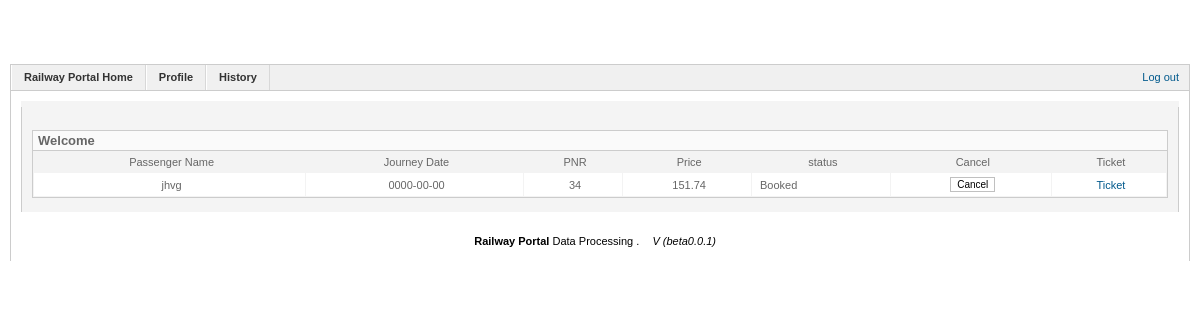
Screenshot of /history_b.php (signed in) with the database file from the repository.
### tables this page shows
CREATE TABLE IF NOT EXISTS `book_detail` (
  `sl` int(5) NOT NULL AUTO_INCREMENT,
  `train_num` varchar(10) NOT NULL,
  `dob` date NOT NULL,
  `doj` date NOT NULL,
  `doe` date NOT NULL,
  `pnr` varchar(20) NOT NULL,
  `username` varchar(20) NOT NULL,
  `passenger` varchar(20) NOT NULL,
  `age` varchar(2) NOT NULL,
  `gender` varchar(1) NOT NULL,
  `code` varchar(3) NOT NULL,
  `seat` varchar(3) NOT NULL,
  `price` varchar(6) NOT NULL,
  `to` varchar(20) NOT NULL,
  `from` varchar(20) NOT NULL,
  `status` varchar(1) NOT NULL,
  `class` varchar(10) NOT NULL,
  PRIMARY KEY (`sl`)
);

### history_b.php (the view, shortened to what this page needs)
<!DOCTYPE HTML PUBLIC "-//W3C//DTD XHTML 1.0 Transitional//EN" "http://www.w3.org/TR/xhtml1/DTD/xhtml1-transitional.dtd">
<html dir="ltr" xml:lang="en-gb" xmlns="http://www.w3.org/1999/xhtml" lang="en-gb"><head>
<link rel="stylesheet" href="css/system.css" type="text/css">
<link href="css/template.css" rel="stylesheet" type="text/css">
	<link rel="stylesheet" type="text/css" href="css/rounded.css">
</head><body id="minwidth-body">
	<div id="border-top" class="h_blue">
		<div>
			<div>
				<span class="logo"><a href="#">&nbsp;</a></span>
				<span class="title"><a href="http://localhost/dp/index.php">Railway Portal</a></span>
			</div>
		</div>
	</div>
	<div id="header-box">
		<div id="module-status">
			<span class="loggedin-users">&nbsp;</span><span class="backloggedin-users">&nbsp;</span><span class="no-unread-messages"><a href="#">&nbsp;</a></span><span class="viewsite"><a href="#" target="_blank">&nbsp;</a></span>
			<span class="logout"><a href="/at/logoff.php">Log out</a></span>		</div>
			<?php include("menu.php");
			$username = $_SESSION['username'];
			?>
	</div>
	<div id="content-box">
		<div class="border">
			<div class="padding">
				<div id="element-box">
					<div class="t">
						<div class="t">
							<div class="t"></div>
						</div>
					</div>
					<div class="m">
					<div class="adminform">
						<div class="cpanel-right" style = "width:100%">
<div id="panel-sliders" class="pane-sliders">
<div class="panel"><h3 class="jpane-toggler title" id="cpanel-panel-popular">Welcome <?php echo $name; ?>
</h3>
<div style="padding-top: 0px; border-top: medium none; padding-bottom: 0px; border-bottom: medium none; overflow: hidden; height: 0px;" class="jpane-slider content">
<table class="adminlist">
<?php
$query = mysql_query("SELECT * FROM `book_detail` WHERE (( `username` = '$username' ) AND (`status` = '1'))");
while($row = mysql_fetch_array($query))
{
$pnr = $row['pnr'];
$link = "ticket.php?pnr=".$pnr;
echo "<form name='form_cancel' method='post' action='cancel.php?pnr=".$row['pnr']."'>";
echo "
<strong><tr>
<td><center>{$row['passenger']}</center></td><td><center>{$row['doj']}</center></td><td><center>{$row['pnr']}</center></td><td><center>{$row['price']}</center></td>
<td>";
if  ($row['status'] == 1)
echo "Booked";
else echo "Can/mod";
echo "</td>
<td><center><input type='submit' name='Submit' value='Cancel'></center></td>
</form>
<td><center><a href='$link'>Ticket</a></center></td>
</tr></strong>";
}
?>
	<thead>
		<?php
echo "<strong><tr>
<td><center>Passenger Name</center></td><td><center>Journey Date</center></td><td><center>PNR</center></td><td><center>Price</center></td><td><center>status</center></td><td><center>Cancel</center></td>
<td><center>Ticket</center></td>
</tr></strong>";
?>
	</thead>
</table>
</div></div>
						</div>
					</div>
					</div>
					<div class="b">
						<div class="b">
							<div class="b"></div>
						</div>
					</div>
				</div>
			</div>
		</div>
	</div>
	<div id="border-bottom"><div><div></div></div></div>
	<div id="footer">
		<p class="copyright">
			<b>Railway Portal</b>   Data Processing </a>.			<span class="version"><i>V (beta0.0.1)</i></span>
		</p>
	</div>
</body></html>

### css/template.css (style rules this page uses)
body { margin: 10px; padding: 0; background: #fff; padding-bottom: 1px; font-size: 68.8%; }
body,td,th { font-family: Arial, Helvetica, sans-serif; }
body#minwidth-body { height: 95%; min-width: 960px; }
a,img { padding: 0; margin: 0; }
form { margin: 0; padding: 0; }
h3 { font-size: 1.182em; }
a:link { color: #025A8D; text-decoration: none; outline: none; }
input, select { font-size: 0.909em; border: 1px solid silver; background: #fff; }
#border-top.h_blue { background: url(../images/j_header_middle.png) repeat-x; }
#border-top.h_blue div { background: url(../images/j_header_right.png) 100% 0 no-repeat; }
#border-top.h_blue div div { background: url(../images/j_header_left.png) no-repeat; height: 54px; }
#border-top .title, #border-top .title a { font-size: 1.364em; font-weight: bold; color: #fff; line-height: 44px; padding-left: 14px; }
#border-top .logo { display: block; width: auto; float: right; padding: 7px 10px 0 0; }
#border-bottom { clear: both; background: url(../images/j_bottom.png) repeat-x; }
#border-bottom div { background: url(../images/j_corner_br.png) 100% 0 no-repeat; }
#border-bottom div div { background: url(../images/j_corner_bl.png) no-repeat; height: 11px; }
#header-box { border: 1px solid #ccc; background: #f0f0f0; }
#footer .copyright { margin: 10px; text-align: center; line-height: 160%; }
#footer .version { margin: 10px; text-align: center; }
#content-box { border-left: 1px solid #ccc; border-right: 1px solid #ccc; float: left; width: 99.85%; }
#content-box .padding { padding: 10px 10px 0 10px; }
#module-status { float: right; }
#module-status span { display: block; float: left; line-height: 16px; padding: 4px 10px 0 22px; margin-bottom: 5px; }
#module-status .viewsite { background: url(../images/menu/icon-16-viewsite.png) 3px 4px no-repeat; }
#module-status .unread-messages, #module-status .no-unread-messages { background: url(../images/menu/icon-16-messages.png) 3px 3px no-repeat; }
#module-status .loggedin-users { background: url(../images/menu/icon-16-user.png) 3px 3px no-repeat; }
#module-status .backloggedin-users { background: url(../images/menu/icon-16-back-user.png) 3px 3px no-repeat; }
#module-status .logout { background: url(../images/menu/icon-16-logout.png) 3px 3px no-repeat; }
.pane-sliders { margin: 18px 0 0 0; position:relative }
.pane-sliders .title { margin: 0; padding: 2px 2px 2px 5px; color: #666; cursor: pointer; }
.pane-sliders .panel { margin-bottom: 3px; border:solid 1px #ccc }
.pane-sliders .panel h3 { background: #fafafa; color: #666 }
.pane-sliders .content { background: #fff; }
.pane-sliders .adminlist { border: 0 none; font-size: 1em; }
.pane-sliders .adminlist td { border: 0 none; }
.jpane-toggler-down { border-bottom: 1px solid #ccc; }
div.cpanel-right { width: 4%; float: right; }
table.adminlist { width: 100%; border-spacing: 1px; background-color: #f3f3f3; color: #666; }
table.adminlist td, table.adminlist th { padding: 4px; }
table.adminlist td { padding-left: 8px; }
table.adminlist tbody tr { background-color: #fff; text-align: left; }
table.adminlist tbody tr td { background: #fff; border: 1px solid #fff; }
p { margin: 0 0 15px 10px; padding: 0; font-size: 1em; }

### css/rounded.css (style rules this page uses)
div#element-box { background-color: #f4f4f4; }
div.t, div.b { height: 6px; padding: 0; margin: 0; overflow: hidden; background-color: #f8f8f8; }
div.m { border-left: 1px solid #ccc; border-right: 1px solid #ccc; padding: 0 8px; background-color: #f4f4f4; }
div#element-box div.m { padding: 5px 10px; }
div#element-box div.t { background: url(../images/j_border.png) 0 0 repeat-x; width: 100%; }
div#element-box div.t div.t { background: url(../images/j_crn_tr_dark.png) 100% 0 no-repeat; }
div#element-box div.t div.t div.t { background: url(../images/j_crn_tl_dark.png) 0 0 no-repeat; }
div#element-box div.b { background: url(../images/j_border.png) 0 100% repeat-x; width: 100%; }
div#element-box div.b div.b { background: url(../images/j_crn_br_dark.png) 100% 0 no-repeat; }
div#element-box div.b div.b div.b { background: url(../images/j_crn_bl_dark.png) 0 0 no-repeat; }

### rows the page displays
book_detail: passenger "jhvg", doj "0000-00-00", pnr "34", price "151.74", status "Booked"
